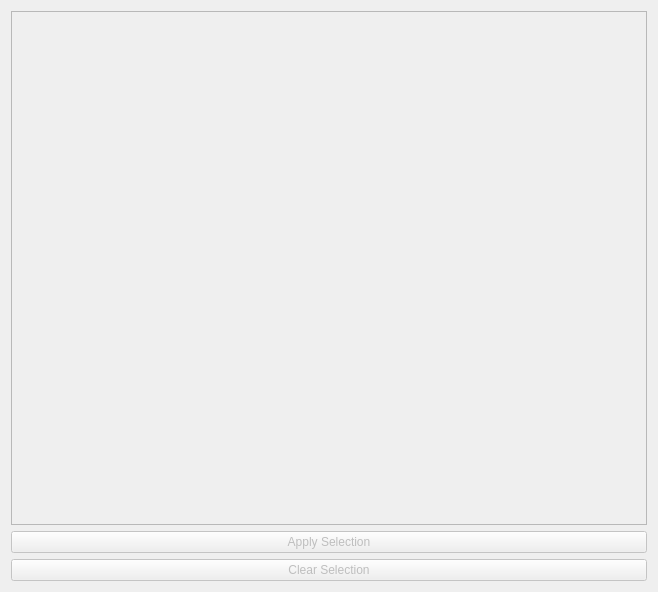
<?xml version="1.0" encoding="UTF-8"?>
<ui version="4.0">
 <class>SelectionWindow</class>
 <widget class="QWidget" name="SelectionWindow">
  <property name="geometry">
   <rect>
    <x>0</x>
    <y>0</y>
    <width>658</width>
    <height>592</height>
   </rect>
  </property>
  <property name="windowTitle">
   <string>Selection</string>
  </property>
  <layout class="QVBoxLayout" name="verticalLayout">
   <item>
    <widget class="QFrame" name="image">
     <property name="frameShape">
      <enum>QFrame::StyledPanel</enum>
     </property>
     <property name="frameShadow">
      <enum>QFrame::Sunken</enum>
     </property>
     <layout class="QVBoxLayout" name="verticalLayout_2">
      <property name="leftMargin">
       <number>0</number>
      </property>
      <property name="topMargin">
       <number>0</number>
      </property>
      <property name="rightMargin">
       <number>0</number>
      </property>
      <property name="bottomMargin">
       <number>0</number>
      </property>
     </layout>
    </widget>
   </item>
   <item>
    <widget class="QPushButton" name="acceptButton">
     <property name="enabled">
      <bool>false</bool>
     </property>
     <property name="text">
      <string>Apply Selection</string>
     </property>
    </widget>
   </item>
   <item>
    <widget class="QPushButton" name="clearButton">
     <property name="enabled">
      <bool>false</bool>
     </property>
     <property name="text">
      <string>Clear Selection</string>
     </property>
    </widget>
   </item>
  </layout>
 </widget>
 <resources/>
 <connections/>
</ui>
